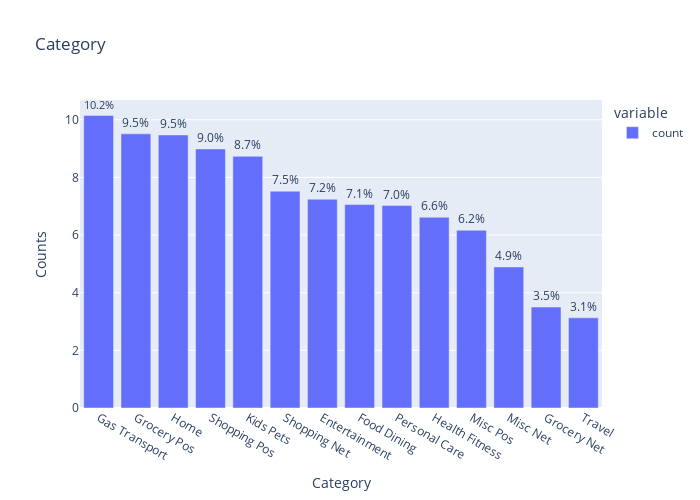

Write notebook code for a chart like this one.
### Code cell
cat_bar('category')

### Figure 1 — Plotly figure (JSON) as saved in the notebook; plotly's stock layout.template omitted (floating-point values rounded to 4 significant figures)
{"data": [{"alignmentgroup": "True", "hovertemplate": "variable=count<br>category=%{x}<br>value=%{y}<extra></extra>", "legendgroup": "count", "marker": {"color": "#636efa", "pattern": {"shape": ""}}, "name": "count", "offsetgroup": "count", "orientation": "v", "showlegend": true, "textposition": "outside", "texttemplate": "%{y:.1f}%", "type": "bar", "x": ["Gas Transport", "Grocery Pos", "Home", "Shopping Pos", "Kids Pets", "Shopping Net", "Entertainment", "Food Dining", "Personal Care", "Health Fitness", "Misc Pos", "Misc Net", "Grocery Net", "Travel"], "xaxis": "x", "y": [10.15, 9.512, 9.472, 8.986, 8.731, 7.521, 7.24, 7.057, 7.023, 6.616, 6.167, 4.894, 3.502, 3.129], "yaxis": "y"}], "layout": {"barmode": "relative", "height": 500, "legend": {"title": {"text": "variable"}, "tracegroupgap": 0}, "title": {"text": "Category"}, "width": 700, "xaxis": {"anchor": "y", "autorange": true, "domain": [0, 1], "range": [-0.5, 13.5], "title": {"text": "Category"}, "type": "category"}, "yaxis": {"anchor": "x", "autorange": true, "domain": [0, 1], "range": [0, 10.68], "title": {"text": "Counts"}, "type": "linear"}}}
